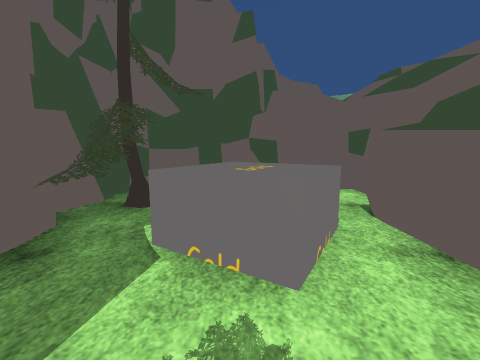
[1] (above)

24 first-person views from a walk through a scene from a Unity 3-D project. The camera is 1.3 m above the floor, tilts 8° down and sees 90° across. The floor is counted in squares, 1 m on a side. Each view is taken from the middle of a square. On the plan, view 1 faces up. The plan holds only what a view shows up to about 12 squares ahead; the rest is blank. The place goes on beyond the plan. The player character is not drawn. Some surface patterns are stand-ins.

[2]
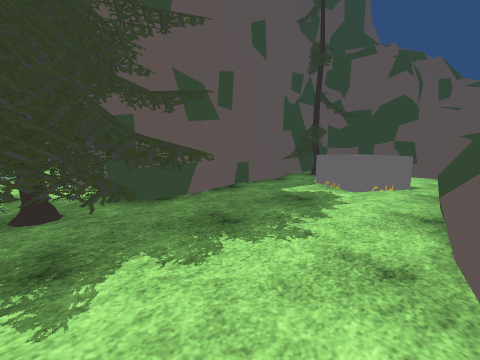

[3]
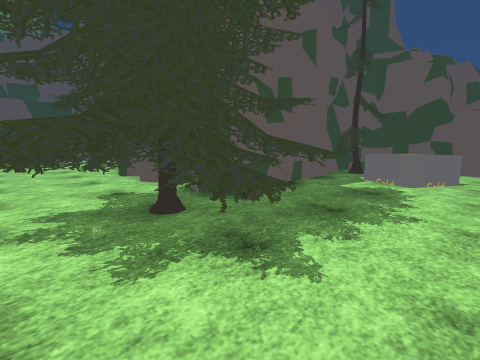

[4]
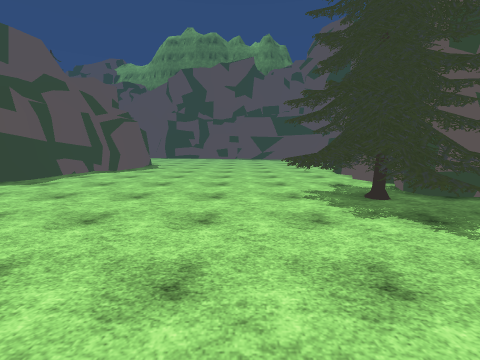

[5]
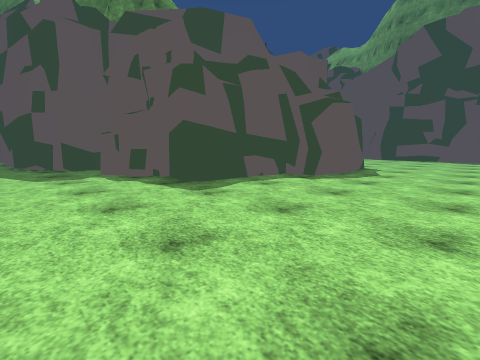

[6]
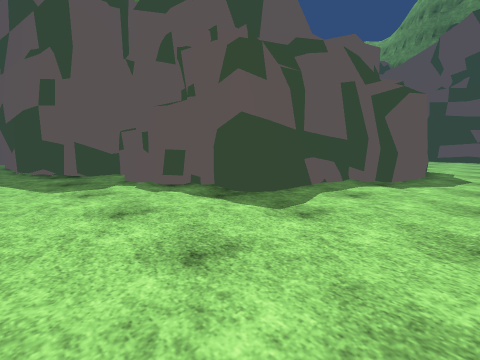

[7]
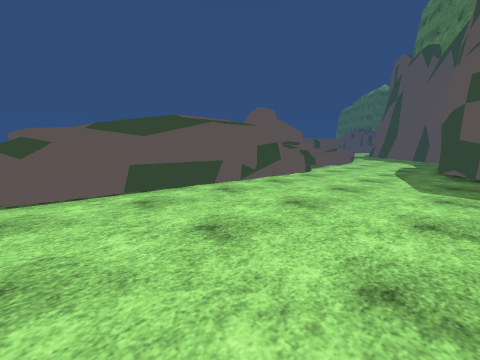

[8]
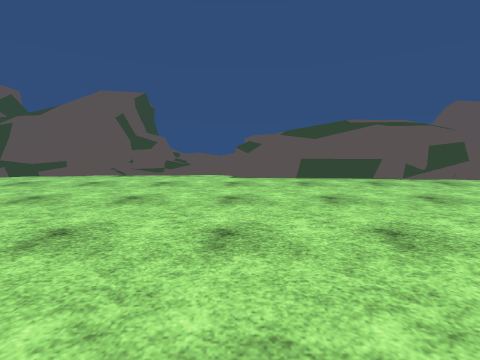

[9]
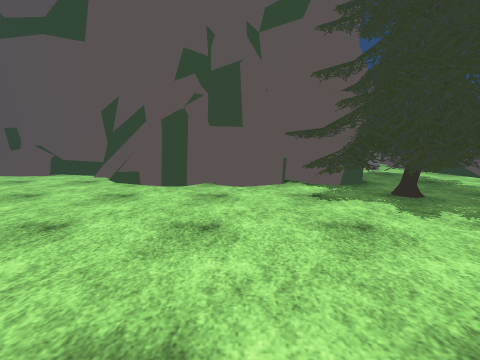

[10]
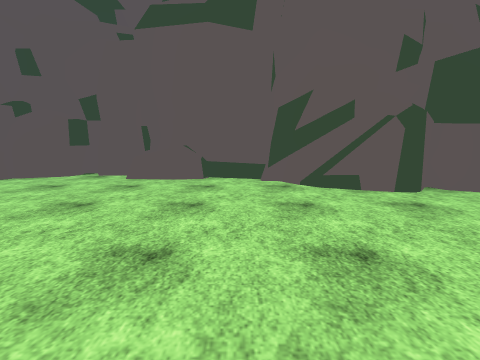

[11]
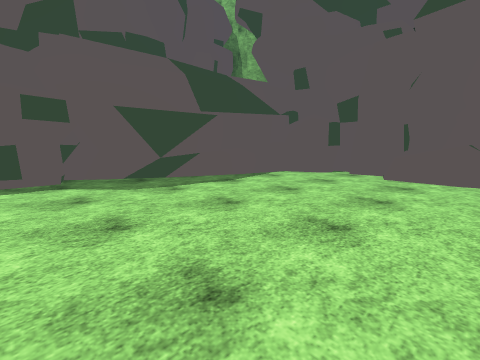

[12]
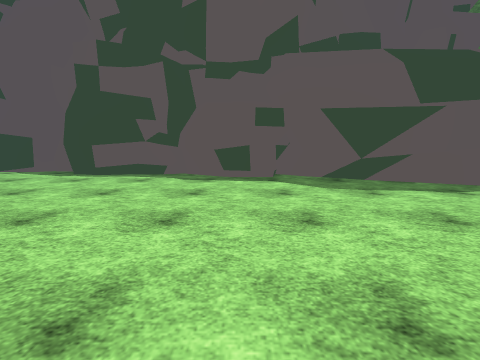

[13]
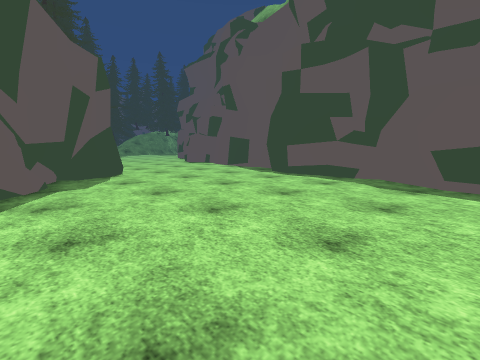

[14]
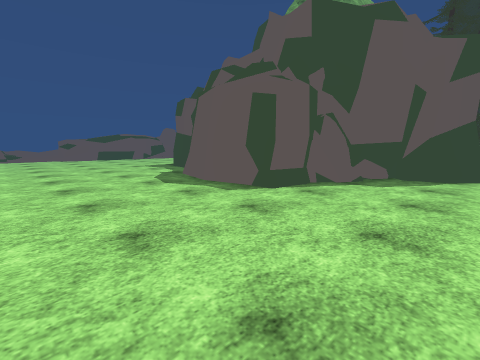

[15]
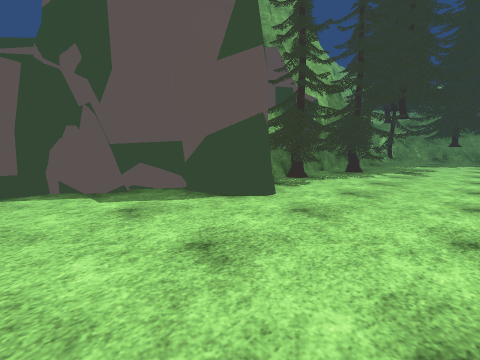

[16]
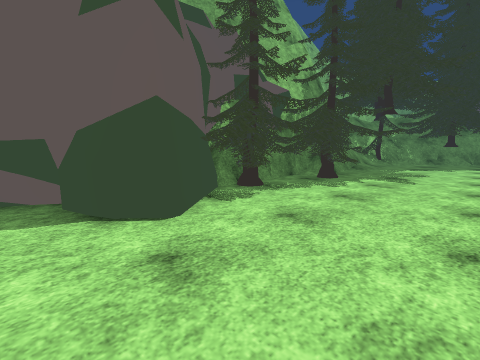

[17]
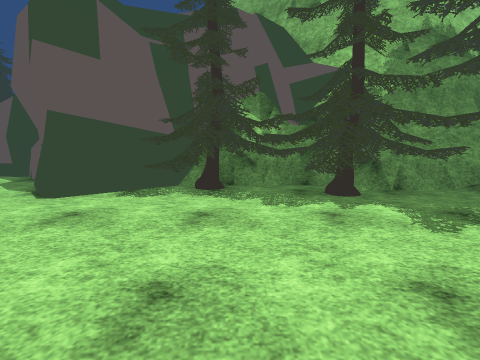

[18]
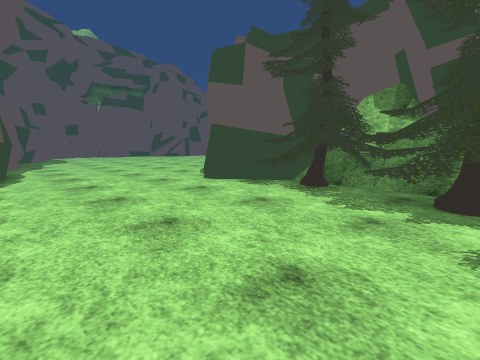

[19]
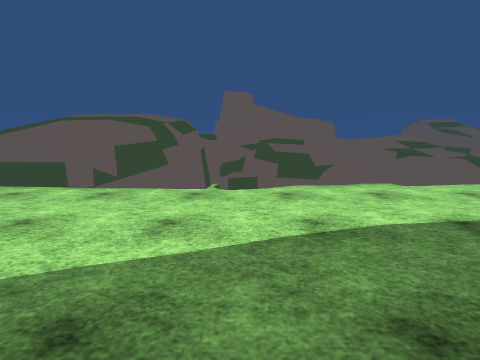

[20]
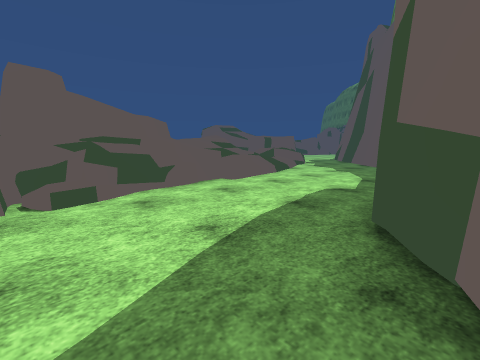

[21]
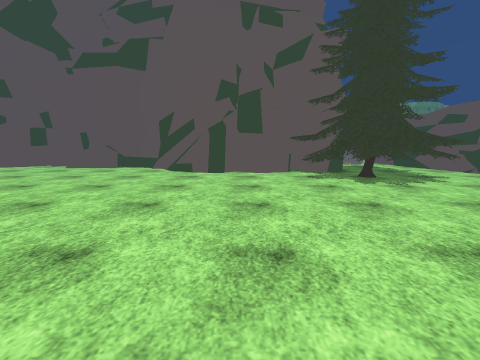

[22]
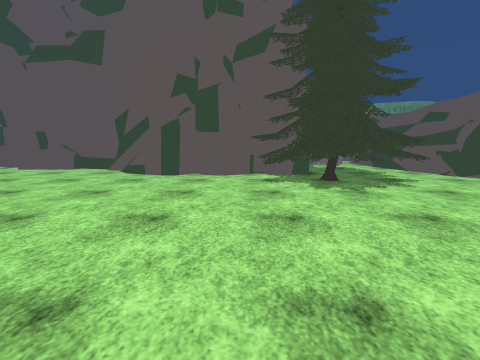

[23]
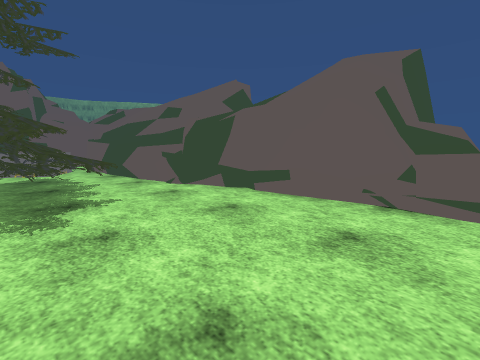

[24]
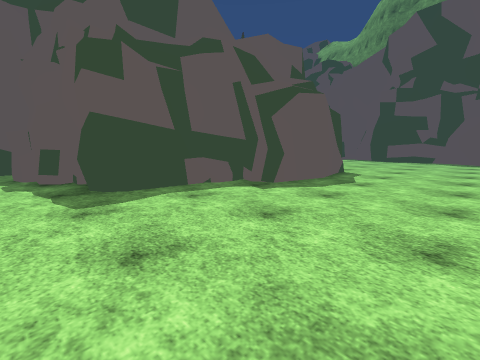

### Floor plan
Key: @ floor where view 1 was taken; # wall or solid block; . floor; / step, stairs or slope; = window, fence, low wall or low ledge; ^ raised ledge; R rock; T tree; O other object.
Columns run from 27 left of view 1 to 5 right of it. Each row starts with its distance up from view 1.
  9                             RR
  8                          ##R RR
  7                        ### #RR#R
  6                        #.   ..#
  5                        #TT O..#
  4                         TTOOO.#
  3                         #TOOO.#
  2                         #..O..#
  1      ########           #.....##
  0    ###...^^####         #..@..^^
 -1     ..........###       T.....^^#
 -2   #^...........##### ###TT.T..^^#
 -3   #^............######TTTTTT..=#
 -4   ##..................TTTTTT...#
 -5  ##...................TTTTTTT..##
 -6  ##...................TTTTTT....#
 -7  #.....................TTTT.....#
 -8 ##......................T ......#
 -9 #.............................../
-10 ##.......... ...................^
-11 ##..............................^
-12 ##............................../
-13 #.............................../
-14 #.............................../
-15 #..............................^^
-16 #..............................^^
-17 #..........######..............^^
-18 #.........##    #..............^
-19 #.........##    ##=#=..........^
-20 ..........#      #####........##
-21 .........##          #........##
-22 .......###           #R.......##
-23 ......##              R.......##
-24 .......#              RR......#^#
-25 .......###            R.......=^^
-26 ......O T##           R........=#
-27 .......TTT#           ###......^^
-28 ......TTTT#             ##.....=^
-29 .....TTTT##              #.....O=
-30 .....OTTT#               #.....=#
-31 ......TTT#               #......O
-32   .. TTT##                .....=

Where each view was taken, in squares from view 1:
view 1: 0 up, 0 right, facing up
view 2: 5 down, 3 right, facing up-left
view 3: 7 down, 2 right, facing up-left
view 4: 9 down, 5 right, facing left
view 5: 12 down, 1 left, facing down-left
view 6: 15 down, 1 left, facing down-left
view 7: 15 down, 3 left, facing down-right
view 8: 15 down, 6 left, facing right
view 9: 11 down, 7 left, facing up
view 10: 10 down, 14 left, facing up
view 11: 11 down, 16 left, facing up-left
view 12: 11 down, 16 left, facing left
view 13: 11 down, 17 left, facing down-left
view 14: 11 down, 21 left, facing down-right
view 15: 18 down, 25 left, facing down-right
view 16: 21 down, 25 left, facing down-right
view 17: 28 down, 27 left, facing right
view 18: 31 down, 27 left, facing up-right
view 19: 26 down, 4 left, facing right
view 20: 25 down, 3 left, facing down-right
view 21: 15 down, 8 left, facing up
view 22: 14 down, 6 left, facing up
view 23: 11 down, 1 left, facing up-right
view 24: 12 down, 4 left, facing down-left
